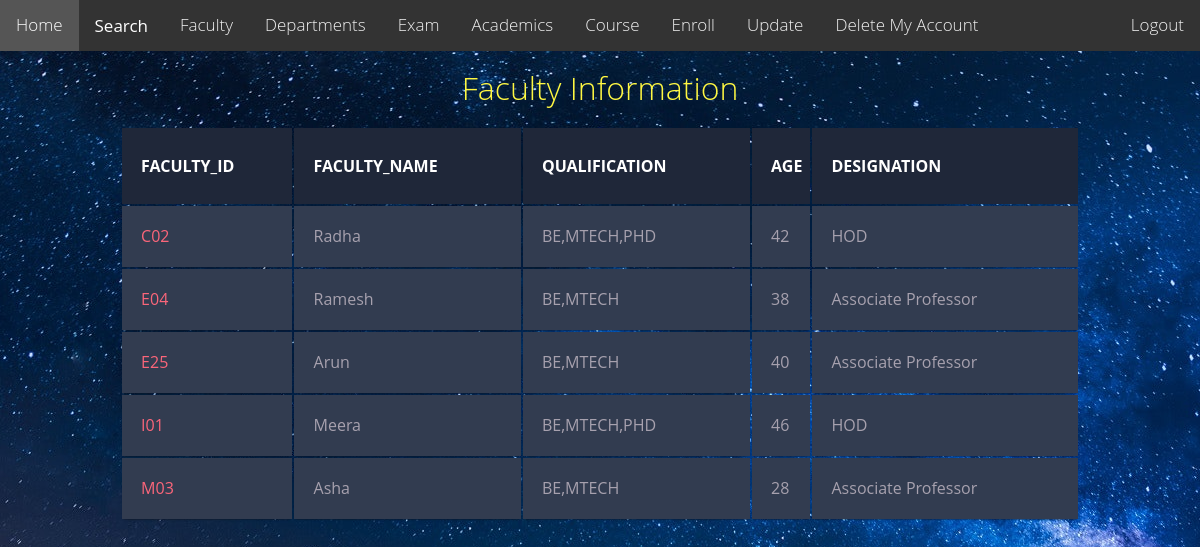
The page /faculty.php on the database its author committed.
### tables this page shows
CREATE TABLE `faculty` (
  `f_id` varchar(10) NOT NULL ,
  `f_name` varchar(30) NOT NULL,
  `qualification` varchar(30) NOT NULL, `age` int(10) NOT NULL
, `designation` varchar(30) NOT NULL);

### faculty.php (the view, shortened to what this page needs)
<!DOCTYPE html>
<html>
<head>
</head>
<body>
<div class="topnav">
<a href="home.php?uname=$_SESSION['username']">Home</a>
<div class="dropdown">
    <button class="dropbtn">Search
    </button>
  </div>
<a href="faculty.php?uname=$_SESSION['username']">Faculty</a>
<a href="department.php?uname=$_SESSION['username']">Departments</a>
<a href="exam.php?uname=$_SESSION['username']">Exam</a>
<a href="academics.php?uname=$_SESSION['username']">Academics</a>
<a href="course.php?uname=$_SESSION['username']">Course</a>
<a href="course_enroll.php?uname=$_SESSION['username']">Enroll</a>
<a href="updation.php?uname=$_SESSION['username']">Update</a>
<a href="deleteMyAccount.php?uname=$_SESSION['username']">Delete My Account</a>
<div class="topnav-right">
<a href="logout.php">Logout</a>
  </div>
</div>
<h1><span class="yellow">Faculty Information</span></h1>
<table class="container">
	<thead>
		<tr>
			<th><h1>FACULTY_ID</h1></th>
			<th><h1>FACULTY_NAME</h1></th>
			<th><h1>QUALIFICATION</h1></th>
			<th><h1>AGE</h1></th>
			<th><h1>DESIGNATION</h1></th>
                                 </tr>
	</thead>
<?php
$conn=mysqli_connect("localhost","root","roopav@123","project");
$sql="SELECT f_id,f_name,qualification,age,designation FROM faculty";
$result=$conn->query($sql);
if($result->num_rows > 0){
while($row=$result->fetch_assoc()){
	echo "<tbody><tr><td>" .$row["f_id"]. "</td><td>" .$row["f_name"] ."</td><td>" .$row["qualification"]. "</td><td> "  . $row["age"]. "</td><td> "  . $row["designation"]. "</td></tr>";
}
echo "</tbody>
</table>
</body>
</html>";
}
else{
echo "No data available";
}
?>

### faculty.php (style rules this page uses)
body { margin: 0; font-family: Arial, Helvetica, sans-serif; font-family: 'Open Sans', sans-serif; font-weight: 300; line-height: 1.42em; color:#A7A1AE; background-image: url('image.png'); background-repeat: no-repeat; background-attachment: fixed; background-position: center; }
.topnav { overflow: hidden; background-color: #333; }
.topnav a { float: left; color: #f2f2f2; text-align: center; padding: 14px 16px; text-decoration: none; font-size: 17px; }
.topnav-right { float: right; }
.dropdown { float: left; overflow: hidden; }
.dropdown .dropbtn { font-size: 17px; border: none; outline: none; color: white; padding: 14px 16px; background-color: inherit; font-family: inherit; margin: 0; }
h1 { font-size:2em; font-weight: 300; line-height:1em; text-align: center; color: #4DC3FA; }
.yellow { color: #FFF842; }
.container th h1 { font-weight: bold; font-size: 1em; text-align: left; color:white; //color: #185875; }
.container td { font-weight: normal; font-size: 1em; -webkit-box-shadow: 0 2px 2px -2px #0E1119; -moz-box-shadow: 0 2px 2px -2px #0E1119; box-shadow: 0 2px 2px -2px #0E1119; }
.container { text-align: left; overflow: hidden; width: 80%; margin: 0 auto; display: table; padding: 0 0 8em 0; }
.container td, .container th { padding-bottom: 2%; padding-top: 2%; padding-left:2%; }
.container tr:nth-child(odd) { background-color: #323C50; }
.container th { background-color: #1F2739; }
.container td:first-child { color: #FB667A; }

### rows shown on the page
faculty: f_id "C02", f_name "Radha", qualification "BE,MTECH,PHD", age "42", designation "HOD"
faculty: f_id "E04", f_name "Ramesh", qualification "BE,MTECH", age "38", designation "Associate Professor"
faculty: f_id "E25", f_name "Arun", qualification "BE,MTECH", age "40", designation "Associate Professor"
faculty: f_id "I01", f_name "Meera", qualification "BE,MTECH,PHD", age "46", designation "HOD"
faculty: f_id "M03", f_name "Asha", qualification "BE,MTECH", age "28", designation "Associate Professor"
